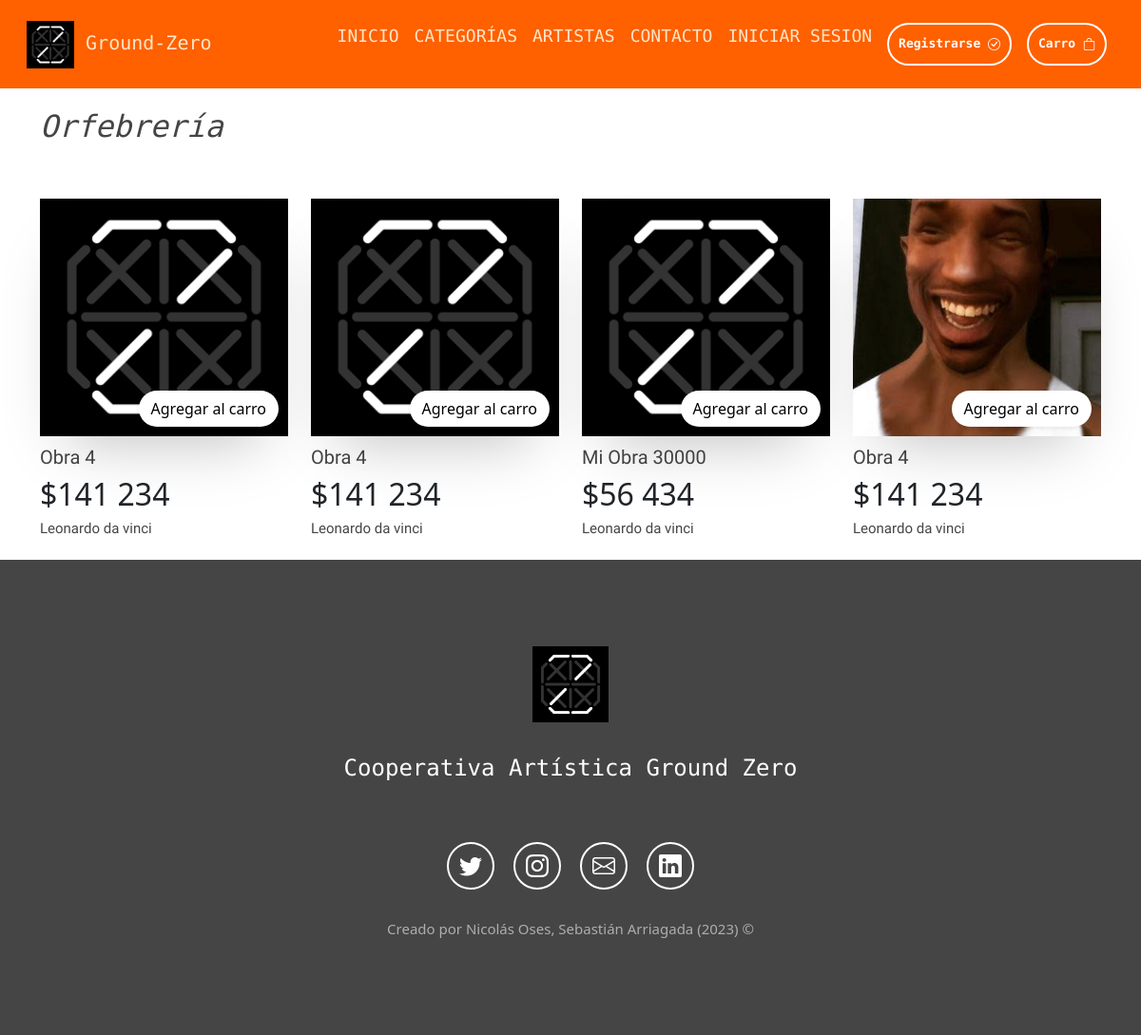
/orfebreria/, run on an earlier commit of the app's database.
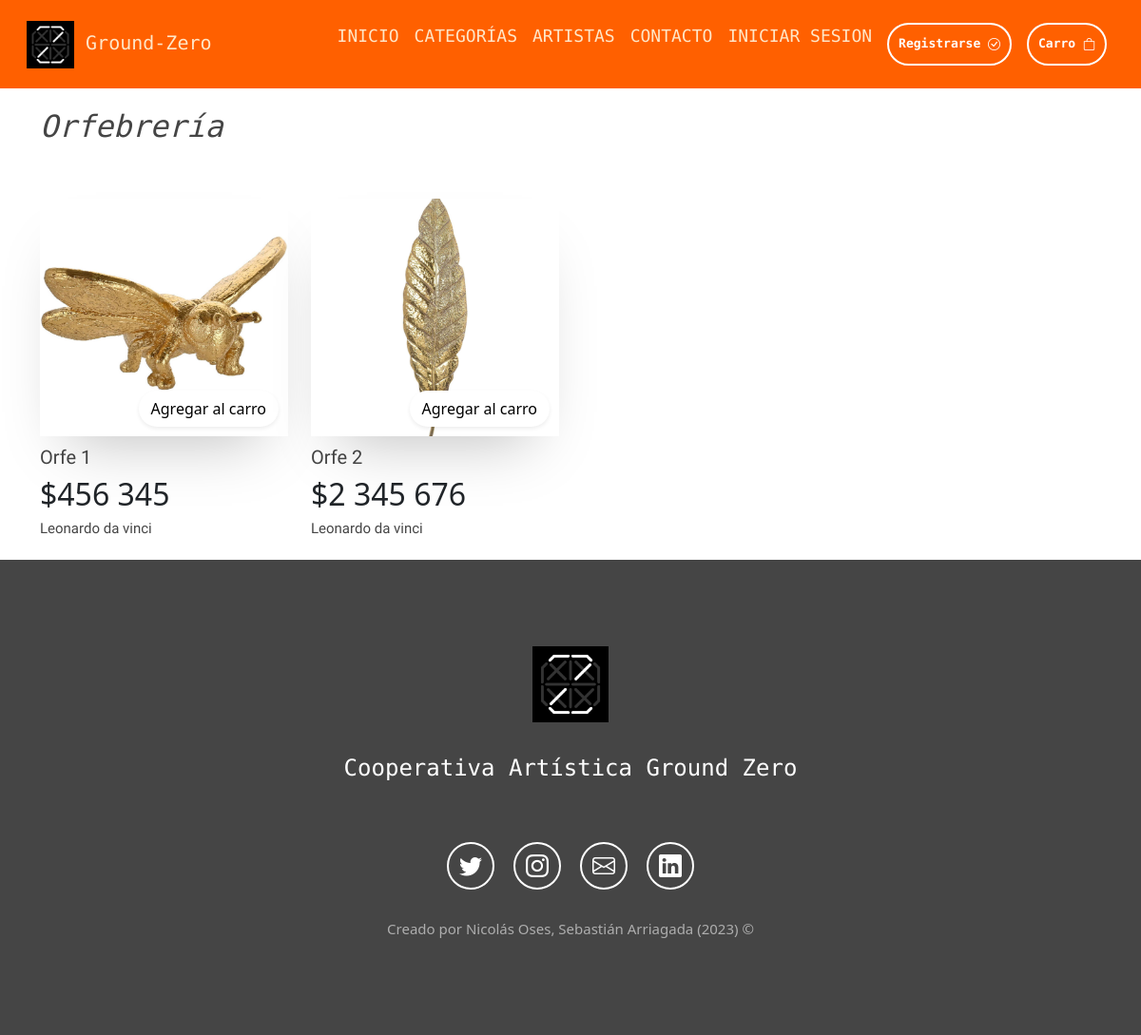
And on a later commit of the database.
### aplicacion/models.py (models this page shows, shortened)
class Obra(models.Model):
    titulo            = models.CharField(max_length=50)
    precio            = models.IntegerField()
    descripcion       = models.TextField()
    fecha_publicacion = models.DateField()
    imagen            = models.ImageField(upload_to="productos", null = True)
    url               = models.CharField(max_length=50, blank=True, null= True)
    categoria         = models.ForeignKey(Categoria, on_delete = models.PROTECT)
    artista           = models.ForeignKey(Artista, on_delete = models.PROTECT)

class Artista(models.Model):
  rut              = models.CharField(primary_key=True, max_length=10)
  nombre           = models.CharField(max_length=20)
  apellido_paterno = models.CharField(max_length=20)
  apellido_materno = models.CharField(max_length=20)
  fecha_nacimiento = models.DateField(blank=False, null=False)
  telefono         = models.CharField(max_length=20)
  email            = models.EmailField(unique=True, max_length=80, blank=True, null=True)
  direccion        = models.CharField(max_length=80, blank=True, null=True)
  activo           = models.BooleanField()
  def __str__(self):
    return str(self.nombre)+" "+str(self.apellido_paterno)

### aplicacion/views.py (the view)
# urls.py: path('orfebreria/', views.orfebreria, name='orfebreria'),
def orfebreria(request):
    orfebreria = Obra.objects.raw('SELECT * FROM aplicacion_obra WHERE categoria_id = 2')
    data = {
        'orfebreria': orfebreria
    }
    return render(request, 'app/plantillas/categorias/orfebreria.html', data)

### aplicacion/context_processor.py (called while the page is built)
def total_carrito(request):
    total = 0
    cantidadTotal = 0
    if request.user.is_authenticated:
        if 'carrito' in request.session.keys():
            for key, value in request.session['carrito'].items():
                total += int(value['acumulado'])
                cantidadTotal += int(value['cantidad'])
    return {'total_carrito': total, 'cantidad_total': cantidadTotal}

### aplicacion/templates/app/plantillas/categorias/orfebreria.html (shortened to what this page needs)
{% extends 'app/base.html' %}
{% load static %}
{% load humanize %}
{% block contenido %}
<section>
  <div class="container mt-3">
    <div class="row mb-5">
      <h2 class="obras-sub-title">Orfebrería</h2>
    </div>
    <div class="row mb-3">
      {% for o in orfebreria %}
      <div class="col-12 col-md-3">
        <div class="product-box">
          <div class="product-inner-box position-relative obras-zoom">
            {% if o.imagen %}
            <a href="{% url 'detalle_producto' o.id %}">
              <img src="{{ o.imagen.url }}" alt="Pintura" class="img-fluid">
            </a>
            {% else %}
            <img src="{% static 'app/img/logo/logo.png'%}" alt="" class="img-fluid">
            {% endif %}
            <div class="cart-btn">
              <button class="btn btn-white shadow-sm rounded-pill">
                <a href="{% url 'agregar_carrito' o.id %}" style="text-decoration: none; color: black;">
                  Agregar al carro
                </a>
              </button>
            </div>
          </div>
          <div class="product-info">
            <div class="product-name">
              <h2>{{ o.titulo | title }}</h2>
            </div>
            <div class="precio">
              <h2>${{ o.precio | intcomma }}</h2>
            </div>
            <div class="artist-name">
              <h3>{{ o.artista | capfirst }}</h3>
            </div>
          </div>
        </div>
      </div>
      {% endfor %}
</section>
{% endblock %}

### aplicacion/templates/app/base.html (shortened to what this page needs)
{% load static %}
<!DOCTYPE html>
<html lang="es">
<head>
    <link href="https://cdn.jsdelivr.net/npm/bootstrap@5.3.0-alpha2/dist/css/bootstrap.min.css" rel="stylesheet"
>
    <link rel="stylesheet" href="https://cdn.jsdelivr.net/npm/bootstrap-icons@1.10.3/font/bootstrap-icons.css">
    <link rel="stylesheet" href="{% static 'app/css/style.css' %}">
</head>
<body>
    <nav class="navbar navbar-expand-md sticky-top">
        <div class="container-fluid">
            <a class="navbar-brand" href="/">
                <img src="{% static 'app/img/logo/logo.png' %}" alt="logo de la cooperativa"> Ground-Zero
            </a>
            <div class="collapse navbar-collapse" id="navbarNav">
                <ul class="navbar-nav text-center">
                    <li class="nav-item">
                        <a class="nav-link" aria-current="page" href="/">INICIO</a>
                    </li>
                    <li class="nav-item">
                        <a class="nav-link" href="/#categorias">CATEGORÍAS</a>
                    </li>
                    <li class="nav-item">
                        <a class="nav-link" href="/#artistas">ARTISTAS</a>
                    </li>
                    <li class="nav-item">
                        <a class="nav-link" href="{% url 'contacto' %}">CONTACTO</a>
                    </li>
                    {% if user.is_authenticated %}
                    <li class="nav-item dropdown">
                        <a class="nav-link dropdown-toggle" href="#" role="button" data-bs-toggle="dropdown"
                            aria-expanded="false">
                            <i class="bi bi-person-check-fill"></i>
                            {{ user.username }}
                        </a>
                        <ul class="dropdown-menu">
                            {% if perms.aplicacion.view_obra %}
                            <li><a class="dropdown-item" href="{% url 'listar_obras' %}">Obras</a></li>
                            {% endif %}
                            {% if perms.aplicacion.view_categoria %}
                            <li><a class="dropdown-item" href="{% url 'listar_categorias' %}">Categorías</a></li>
                            {% endif %}
                            <li><a class="dropdown-item" href="{% url 'logout' %}">Cerrar Sesión</a></li>
                        </ul>
                    </li>
                    {% else %}
                    <li class="nav-item">
                        <a class="nav-link" href="{% url 'login' %}">INICIAR SESION</a>
                    </li>
                    <li class="nav-item">
                        <div class="registrarse">
                            <a class="nav-link" href="{% url 'registrarse' %}">
                                <button type="button">
                                    Registrarse
                                    <i class="bi bi-check-circle"></i>
                                </button>
                            </a>
                        </div>
                    </li>
                    {% endif %}
                    <li class="nav-item">
                        <div class="registrarse">
                            <a class="nav-link" href="{% url 'checkout' %}">
                                <button type="button">
                                    Carro
                                    <i class="bi bi-bag"></i>
                                </button>
                            </a>
                        </div>
                    </li>
                </ul>
            </div>
        </div>
    </nav>
    <div id="contenido">
        {% block contenido %}
        {% endblock %}
    </div>
    <footer class="seccion-oscura d-flex flex-column align-items-center justify-content-center">
        <img class="footer-logo" src="{% static 'app/img/logo/logo.png' %}" alt="logo de la cooperativa">
        <p class="footer-texto">Cooperativa Artística Ground Zero
        <div class="iconos-redes-sociales d-flex flex-wrap align-items-center justify-content-center">
            <a href="https://twitter.com/?lang=es" target="_blank" rel="noopener noreferrer">
                <i class="bi bi-twitter"></i>
            </a>
            <a href="https://www.instagram.com/" target="_blank" rel="noopener noreferrer">
                <i class="bi bi-instagram"></i>
            </a>
            <a href="mailto: groundzero@micorreo.com" target="_blank" rel="noopener noreferrer">
                <i class="bi bi-envelope"></i>
            </a>
            <a href="https://www.linkedin.com/" target="_blank" rel="noopener noreferrer">
                <i class="bi bi-linkedin"></i>
            </a>
        </div>
        <div class="derechos-autor">Creado por Nicolás Oses, Sebastián Arriagada (2023) &#169;</div>
    </footer>
</body>
</html>

### aplicacion/static/app/css/style.css (style rules this page uses)
section { display: flex; flex-direction: column; align-items: center; justify-content: center; }
.navbar { padding: 1rem; background-color: #FF6000; font-size: 18px; font-family: 'Share Tech Mono', monospace; }
.navbar-brand img { max-height: 50px; max-width: 50px; }
.navbar a { color: #FFE6C7; }
.navbar-collapse { align-items: center; justify-content: end; }
.registrarse button { max-height: 50px; color: white; font-weight: bold; font-size: 13px; background-color: transparent; padding: 10px; border: 2px solid white; border-radius: 50px; transition: all 0.2s ease-in-out; }
.seccion-oscura { color: white; background-color: #454545; min-height: 500px; padding: 10px; }
footer { min-height: 500px; }
.footer-logo { height: 80px; width: 80px; margin: 10px; }
.footer-texto { font-size: 1.5rem; padding: 20px; margin-bottom: 30px; font-family: 'Share Tech Mono', monospace; }
.iconos-redes-sociales a { width: 50px; height: 50px; display: flex; align-items: center; justify-content: center; padding: 2px; margin: 10px; border: 2px solid white; border-radius: 50%; transition: all 0.2s ease-in; }
.iconos-redes-sociales i { color: white; font-size: 1.5rem; transition: all 0.2s ease-in; }
.derechos-autor { font-size: 15px; color: #aeaeae; padding: 20px; }
.product-inner-box img { box-shadow: 0 33px 61px -29px rgb(0 0 0 / 26%); height: 250px; width: 100%; object-fit: cover; }
.cart-btn { position:absolute; right: 10px; bottom: 10px; text-align:right; transition: all 0.2s ease-in-out; color: #454545; }
.cart-btn button { background-color: #fff; }
.product-name { text-align: left; font-family: 'Quicksand', sans-serif; color: #454545; margin-top: 10px; }
.product-name h2 { font-size: 20px; }
.artist-name { text-align: left; font-family: 'Quicksand', sans-serif; color: #454545; margin-top: 5px; }
.artist-name h3 { font-size: 15px; }
.obras-sub-title { font-family: 'Share Tech Mono', monospace; font-style: italic; color: #454545; margin-top: 5px; }
.obras-zoom { transition: transform .6s; margin: 0 auto; }
.bi { vertical-align: -.125em; fill: currentColor; }

What changed in the data, as far as the page shows it:
removed Obra: titulo "Obra 4", precio "141 234", artista "Leonardo da vinci"
removed Obra: titulo "Obra 4", precio "141 234", artista "Leonardo da vinci"
removed Obra: titulo "Mi Obra 30000", precio "56 434", artista "Leonardo da vinci"
removed Obra: imagen (picture), titulo "Obra 4", precio "141 234", artista "Leonardo da vinci"
added Obra: imagen (picture), titulo "Orfe 1", precio "456 345", artista "Leonardo da vinci"
added Obra: imagen (picture), titulo "Orfe 2", precio "2 345 676", artista "Leonardo da vinci"
